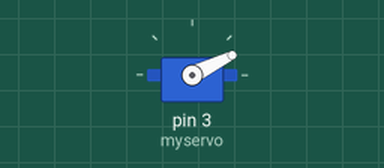
Bench run of a sketch on a simulated Arduino Uno, built with avr-gcc and run on an emulated ATmega328P. Parts: servo.

Above: at 0.05 s.
At 1.0 s:
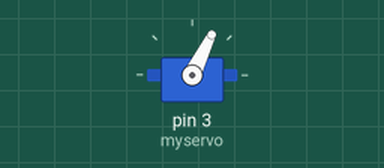
At 1.95 s:
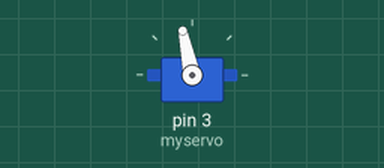
At 3.9 s:
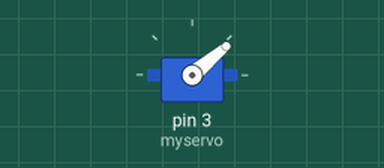
Timing chart, 0 to 5.5 s (numbered marks = the images above):
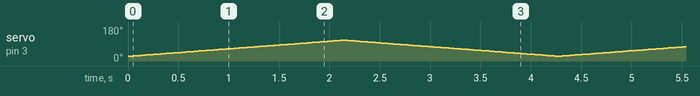

The sketch:

scannerservo.ino.ino
```cpp
#include <Servo.h>

Servo myservo;  // create servo object to control a servo

void setup() {
  myservo.attach(3);

  Serial.begin(9600);
}

void loop() {

  for (int i =25 ; i < 110; i++) {
    //dispensing
    myservo.write(i);
    delay(25);
    //delay(random(5000));
  }
for (int i = 110; i > 25; i--) {
    //dispensing
    myservo.write(i);
    delay(25);
    //delay(random(5000));
  }


}
```
